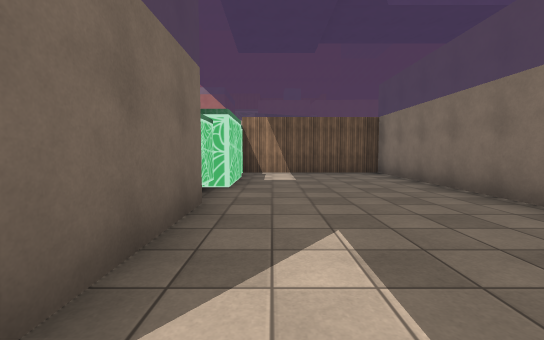
View 1 (above)

17 first-person views from a walk through a Unity game level. The camera is 1.3 m above the floor, tilts 4° down and sees 90° across. The floor is counted in squares, 2 m on a side. Each view is taken from the middle of a square. On the plan, view 1 faces up. The plan holds only what a view shows up to about 9 squares ahead; the rest is blank. The place goes on beyond the plan. The player character is not drawn. Some surface patterns are stand-ins.

View 2
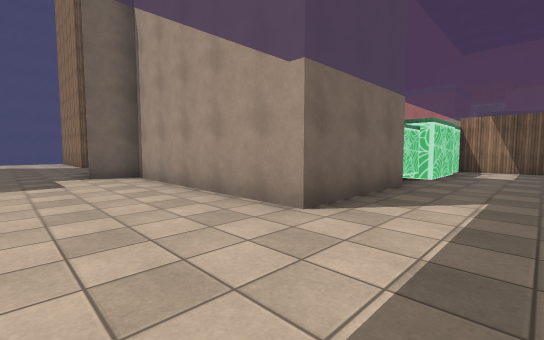

View 3
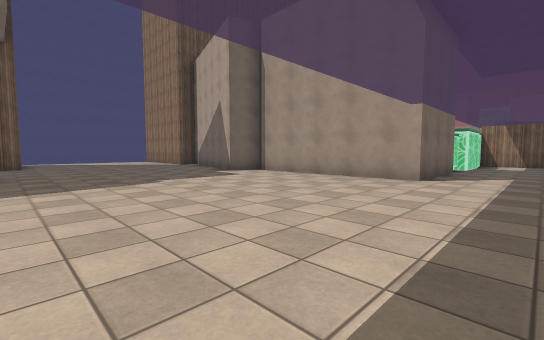

View 4
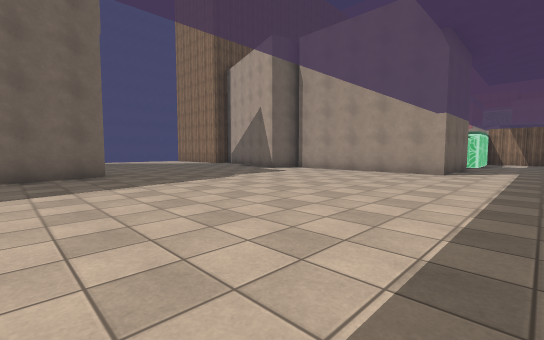

View 5
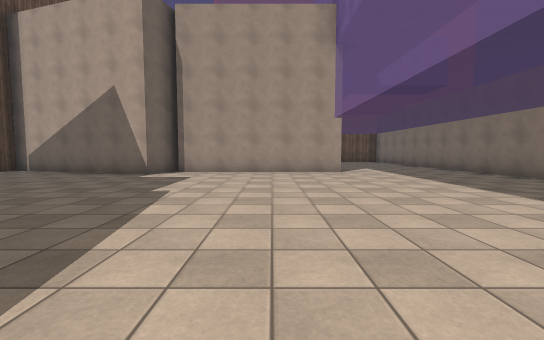

View 6
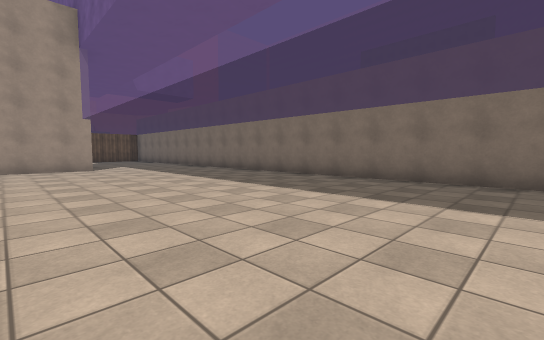

View 7
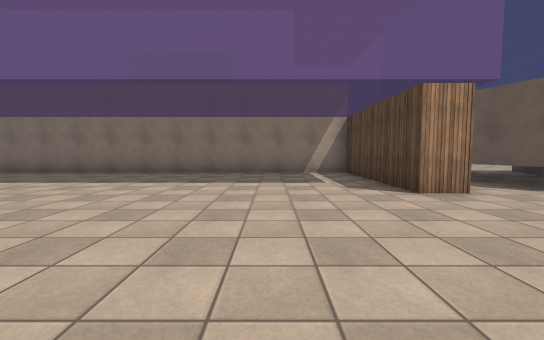

View 8
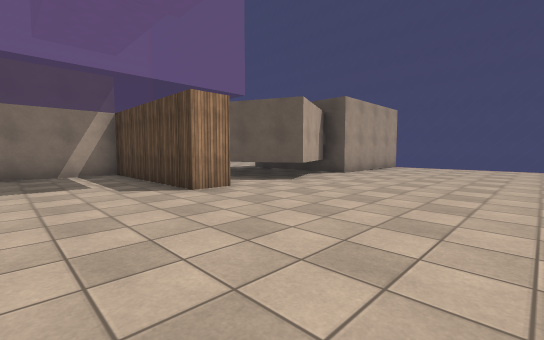

View 9
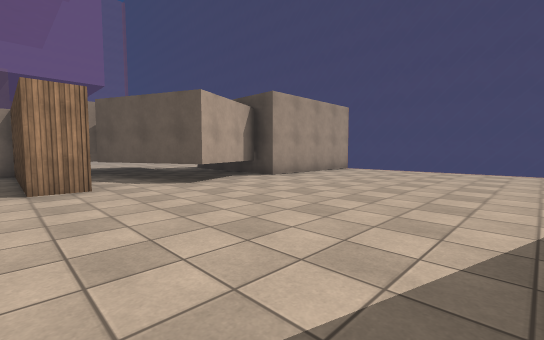

View 10
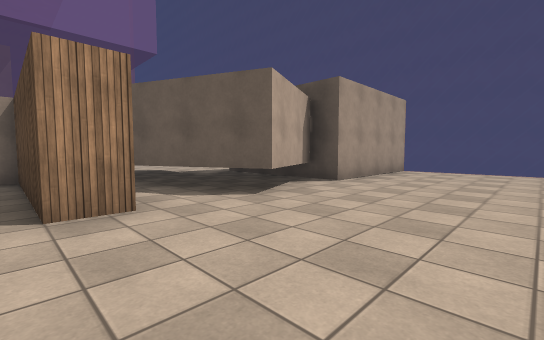

View 11
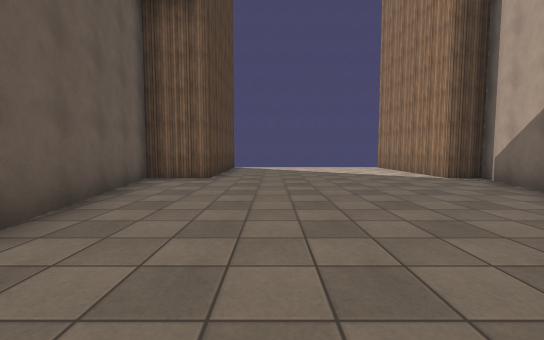

View 12
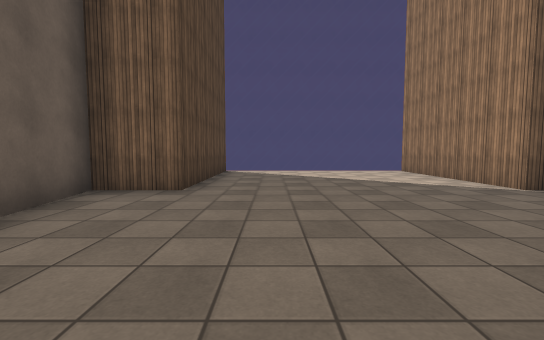

View 13
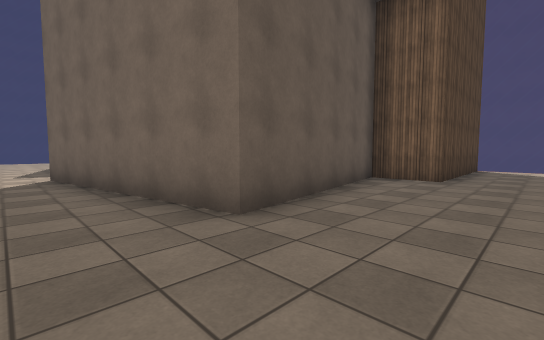

View 14
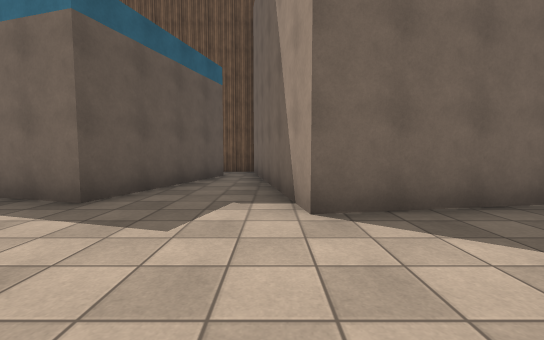

View 15
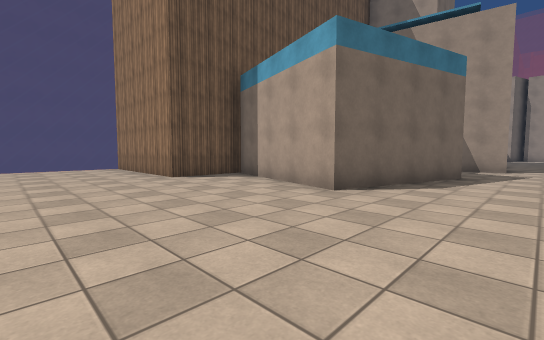

View 16
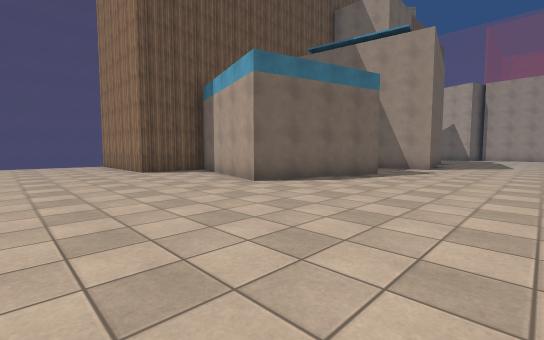

View 17
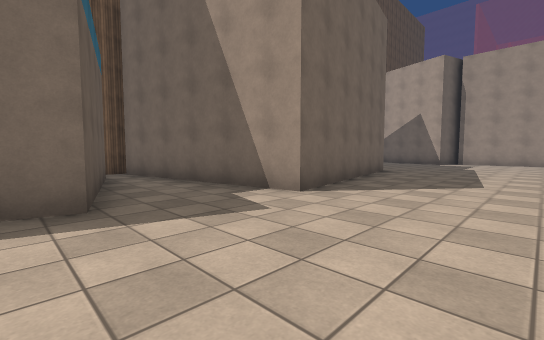

### Floor plan
Key: @ floor where view 1 was taken; # wall or solid block; . floor; = window, fence, low wall or low ledge; O other object.
Columns run from 16 left of view 1 to 4 right of it. Each row starts with its distance up from view 1.
  9                 #####
  8                O....#
  7                O....#
  6              OOO....#
  5                O....#
  4                O....#
  3                #....#
  2                #... #
  1  ###############....#
  0 =.......##......@...#
 -1 =...................#
 -2 =...................#
 -3 =...................#
 -4 =...................#
 -5 =...................#
 -6 =####...............#
 -7     ######..........#
 -8          #..........#
 -9          #..........#
-10          ##.........#
-11         ###.........#
-12     #####...........#
-13     #...............#
-14       ###.......#####
-15         ##.......##
-16          #.....###
-17     ######......#
-18     #...#.......####
-19  ####...........#
-20  ...............#
-21 =...............#
-22  ...............#
-23                ##

Positions as (right, up) in squares from view 1, and headings:
1: (0, 0), facing up
2: (1, -2), facing up-left
3: (1, -6), facing up-left
4: (1, -8), facing up-left
5: (-3, -8), facing up
6: (-3, -10), facing up-right
7: (-5, -11), facing right
8: (-5, -11), facing down-right
9: (-6, -13), facing down-right
10: (-4, -13), facing down-right
11: (-5, -4), facing left
12: (-7, -4), facing left
13: (-5, -4), facing down-left
14: (-3, -12), facing left
15: (-5, -22), facing up-left
16: (-3, -22), facing up-left
17: (-3, -15), facing up-left
